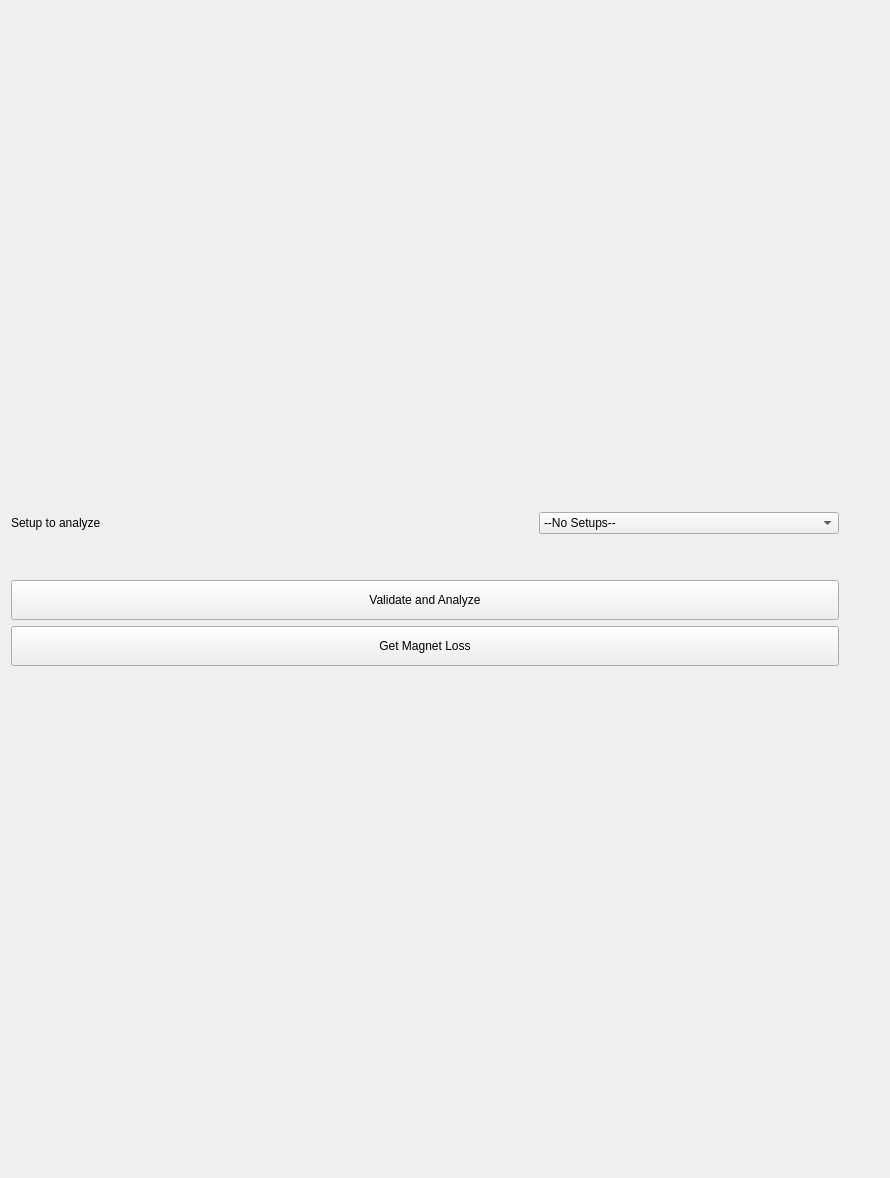
<?xml version="1.0" encoding="UTF-8"?>
<ui version="4.0">
 <class>PostProcessing</class>
 <widget class="QWidget" name="PostProcessing">
  <property name="geometry">
   <rect>
    <x>0</x>
    <y>0</y>
    <width>890</width>
    <height>1178</height>
   </rect>
  </property>
  <property name="sizePolicy">
   <sizepolicy hsizetype="Expanding" vsizetype="Expanding">
    <horstretch>0</horstretch>
    <verstretch>0</verstretch>
   </sizepolicy>
  </property>
  <property name="windowTitle">
   <string>Form</string>
  </property>
  <property name="post-processing" stdset="0">
   <rect>
    <x>9</x>
    <y>9</y>
    <width>701</width>
    <height>441</height>
   </rect>
  </property>
  <layout class="QVBoxLayout" name="verticalLayout">
   <item>
    <layout class="QHBoxLayout" name="horizontalLayout">
     <item>
      <layout class="QVBoxLayout" name="verticalLayout_3">
       <item>
        <layout class="QHBoxLayout" name="horizontalLayout_2">
         <item>
          <widget class="QLabel" name="setup_name_label">
           <property name="sizePolicy">
            <sizepolicy hsizetype="Preferred" vsizetype="Preferred">
             <horstretch>0</horstretch>
             <verstretch>0</verstretch>
            </sizepolicy>
           </property>
           <property name="minimumSize">
            <size>
             <width>0</width>
             <height>0</height>
            </size>
           </property>
           <property name="text">
            <string>Setup to analyze</string>
           </property>
          </widget>
         </item>
         <item>
          <spacer name="horizontalSpacer_6">
           <property name="orientation">
            <enum>Qt::Horizontal</enum>
           </property>
           <property name="sizeType">
            <enum>QSizePolicy::Expanding</enum>
           </property>
           <property name="sizeHint" stdset="0">
            <size>
             <width>40</width>
             <height>20</height>
            </size>
           </property>
          </spacer>
         </item>
         <item>
          <widget class="QComboBox" name="setup_name_combo">
           <property name="sizePolicy">
            <sizepolicy hsizetype="Preferred" vsizetype="Fixed">
             <horstretch>0</horstretch>
             <verstretch>0</verstretch>
            </sizepolicy>
           </property>
           <property name="minimumSize">
            <size>
             <width>300</width>
             <height>0</height>
            </size>
           </property>
           <item>
            <property name="text">
             <string>--No Setups--</string>
            </property>
           </item>
          </widget>
         </item>
        </layout>
       </item>
       <item>
        <spacer name="verticalSpacer">
         <property name="orientation">
          <enum>Qt::Vertical</enum>
         </property>
         <property name="sizeType">
          <enum>QSizePolicy::Maximum</enum>
         </property>
         <property name="sizeHint" stdset="0">
          <size>
           <width>20</width>
           <height>40</height>
          </size>
         </property>
        </spacer>
       </item>
       <item>
        <widget class="QPushButton" name="validate_and_analyze">
         <property name="sizePolicy">
          <sizepolicy hsizetype="Expanding" vsizetype="Fixed">
           <horstretch>0</horstretch>
           <verstretch>0</verstretch>
          </sizepolicy>
         </property>
         <property name="minimumSize">
          <size>
           <width>0</width>
           <height>40</height>
          </size>
         </property>
         <property name="maximumSize">
          <size>
           <width>16777215</width>
           <height>16777215</height>
          </size>
         </property>
         <property name="text">
          <string>Validate and Analyze</string>
         </property>
        </widget>
       </item>
       <item>
        <widget class="QPushButton" name="get_magnet_loss">
         <property name="sizePolicy">
          <sizepolicy hsizetype="Expanding" vsizetype="Fixed">
           <horstretch>0</horstretch>
           <verstretch>0</verstretch>
          </sizepolicy>
         </property>
         <property name="minimumSize">
          <size>
           <width>0</width>
           <height>40</height>
          </size>
         </property>
         <property name="maximumSize">
          <size>
           <width>16777215</width>
           <height>16777215</height>
          </size>
         </property>
         <property name="text">
          <string>Get Magnet Loss</string>
         </property>
        </widget>
       </item>
      </layout>
     </item>
     <item>
      <spacer name="horizontalSpacer">
       <property name="orientation">
        <enum>Qt::Horizontal</enum>
       </property>
       <property name="sizeType">
        <enum>QSizePolicy::Preferred</enum>
       </property>
       <property name="sizeHint" stdset="0">
        <size>
         <width>40</width>
         <height>20</height>
        </size>
       </property>
      </spacer>
     </item>
    </layout>
   </item>
  </layout>
 </widget>
 <resources/>
 <connections/>
</ui>
